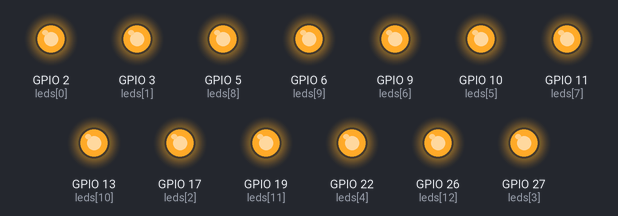
Bench run of a program on a simulated Raspberry Pi (BCM pin numbers). Shown: output pins drawn as LEDs (lit = HIGH).

Above: at 0.5 s.
At 3.5 s:
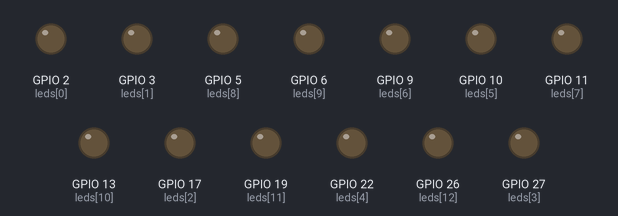
Timing chart, 0 to 4.6 s (numbered marks = the images above):
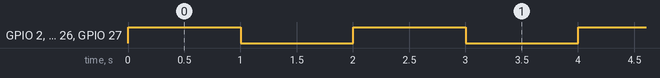

Measured:
- by itself, GPIO 2 (leds[0]), GPIO 3 (leds[1]), GPIO 5 (leds[8]), GPIO 6 (leds[9]), GPIO 9 (leds[6]), GPIO 10 (leds[5]), GPIO 11 (leds[7]), GPIO 13 (leds[10]), GPIO 17 (leds[2]), GPIO 19 (leds[11]), GPIO 22 (leds[4]), GPIO 26 (leds[12]), GPIO 27 (leds[3]): alternates HIGH for 1.0 s and LOW for 1.0 s

The program:

materi2.py
```python
from gpiozero import LED
from time import sleep

# Mendefinisikan pin output yang tidak busy
led_pins = [2, 3, 17, 27, 22, 10, 9, 11, 5, 6, 13, 19, 26]

# Membuat objek LED untuk setiap pin
leds = [LED(pin) for pin in led_pins]

try:
    while True:
        # Menyalakan semua LED
        for led in leds:
            led.on()
        sleep(1)  # Tunda 1 detik

        # Mematikan semua LED
        for led in leds:
            led.off()
        sleep(1)  # Tunda 1 detik

except KeyboardInterrupt:
    # Mematikan semua LED saat program dihentikan
    for led in leds:
        led.off()
    print("Program dihentikan")
```
